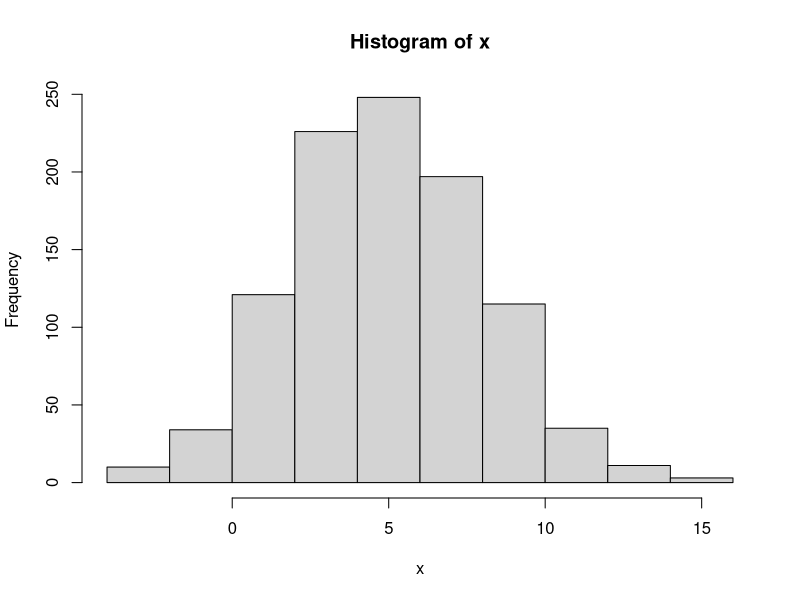

The R script that drew this image:
## ---- chunk 1
options(width = 999)
knitr::opts_chunk$set(
  warning = FALSE, message = FALSE,
  cache = FALSE, tidy = FALSE, size = "small")
## ---- chunk 2
# Get library locations containing R packages 
.libPaths()
# Get the info on all the packages installed 
installed.packages()[1:5, 1:3]
# Get all packages currently loaded in the R environment 
search() 
## ---- chunk 3
23 + sin(pi/2) 
abs(-10) + (17-3)^4
4 * exp(10) + sqrt(2) 
## ---- chunk 4
# Assignment using equal operator. 
var.1 = 34759

# Assignment using leftward operator. 
var.2 <-"learn R"

#Assignment using rightward operator. 
TRUE -> var.3 
## ---- chunk 5
print(var.1) 
cat("var.2 is ", var.2)
cat("var.3 is ", var.3 ,"\n") 
## ---- chunk 6
a <- 0
first.variable <- 1
SecondVariable <- 2
variable_2 <- 1 + first.variable
very_long_name.3 <- 4
## ---- chunk 7
a <- "Hello" 
cat("The class of var_x is", class(a),"\n")

a <- 34.5 
cat("  Now the class of var_x is ", class(a),"\n")

a <- 27L 
cat("   Next the class of var_x becomes ", class(a),"\n") 
## ---- chunk 8
print(ls()) 
## ---- chunk 9
# Create a vector with "combine"
x1 <- c(1, 3, 7:12) 
x2 <- c('apple', 'banana', 'watermelon')
# Look at content of a variable:
x1
print(x2)
## ---- chunk 10
# Including in () also prints content
(x3 <- 1:5)
## ---- chunk 11
# If mixed, on-character values are coerced 
# to character type 
(s <- c('apple', 123.56, 5, TRUE)) 
## ---- chunk 12
# Generate numerical sequence, e.g. sequence
# from 5 to 7 with 0.4 increment. 
(v <- seq(5, 7, by = 0.4))
## ---- chunk 13
days <- c("Sun","Mon","Tue","Wed","Thurs","Fri","Sat") 
(today <- days[5])

# Accessing vector elements using position. 
(weekend.days <- days[c(1, 7)])

# Accessing vector elements using negative indexing. 
(week.days <- days[c(-1,-7)])

# Accessing vector elements using logical indexing. 
(birthday <- days[c(F, F, F, F, T, F, F)])
## ---- chunk 14
# Comparisons (==,!=,>,>=,<,<=)
1 == 2

# Check whether number is even
# (%% is the modulus)
(5 %% 2) == 0

# Logical indexing
x <- seq(1,10)
x[(x%%2) == 0]
## ---- chunk 15
# Element-wise comparison
c(1,2,3) > c(3,2,1)

# Check whether numbers are even,
# one by one
(seq(1,4) %% 2) == 0

# Logical indexing
x <- seq(1,10)
x[x>=5]
## ---- chunk 16
# Create two vectors. 
v1 <- c(1,4,7,3,8,15) 
v2 <- c(12,9,4,11,0,8)

# Vector addition. 
(vec.sum <- v1+v2)

# Vector subtraction. 
(vec.difference <- v1-v2)

# Vector multiplication. 
(vec.product <- v1*v2)
## ---- chunk 17
# Vector division. 
(vec.ratio <- v1/v2)

# Vector concatenation
vec.concat <- c(v1, v2)
# Size of vector
length(vec.concat)
## ---- chunk 18
# Element-wise multiplication
v1 <- c(1,2,3,4,5,6,7,8,9,10)
v1 * 2
## ---- chunk 19
# Element-wise multiplication
v1 * c(1,2)
v1 + c(3, 7, 10)
## ---- chunk 20
# Elements are arranged sequentially by column. 
(N <- matrix(seq(1,20), nrow = 4, byrow = FALSE))
## ---- chunk 21
# Elements are arranged sequentially by row. 
(M <- matrix(seq(1,20), nrow = 5, byrow = TRUE))
## ---- chunk 22
# Define the column and row names. 
rownames <- c("row1", "row2", "row3") 
colnames <- c("col1", "col2", "col3", "col4", "col5") 
(P <- matrix(c(5:19), nrow = 3, byrow = TRUE, 
             dimnames = list(rownames, colnames))) 
P[2, 5] # the element in 2nd column and 5th row. 

P[2, ] # the 2nd row. 

P[, 3] # the 3rd column. 

## ---- chunk 23
P[c(3,2), ] # the 3rd and 2nd row. 

P[, c(3, 1)] # the 3rd and 1st column. 

P[1:2, 3:5] # Subset 1:2 row 3:5 column 
## ---- chunk 24
# Create two 2x3 matrices. 
(A <- matrix(c(3, 9, -1, 4, 2, 6), nrow = 2)) 
(B <- matrix(c(5, 2, 0, 9, 3, 4), nrow = 2))
A + B  # Element-wise sum; (A - B) difference
## ---- chunk 25
A * B  # Element-wise multiplication

A / B  # Element-wise division

t(A)   # Matrix transpose
## ---- chunk 26
# A is (2 x 3) and t(B) is (3 x 2)
A %*% t(B)     # (2 x 2)-matrix
## ---- chunk 27
# t(A) is (3 x 2) and B is (2 x 3)
t(A) %*% B    # (3 x 3)-matrix
## ---- chunk 28
row.names <- c("ROW1","ROW2","ROW3", "ROW4") 
column.names <- c("COL1","COL2","COL3") 
matrix.names <- c("Matrix1","Matrix2")

(arr <- array(
  seq(1, 24), dim = c(4,3,2), 
  dimnames = list(row.names, column.names,
matrix.names))) 
## ---- chunk 29
# Unnamed list
v <- c("Jan","Feb","Mar")
M <- matrix(c(1,2,3,4),nrow=2)
lst <- list("green", 12.3)
(u.list <- list(v, M, lst))
# Access 2nd element
u.list[[2]]
## ---- chunk 30
# Named list 
(n.list <- list(
  first = "Jane", last = "Doe", 
  gender = "Female", yearOfBirth = 1990)) 
# Access 3rd element
n.list[[3]]
# Access "yearOfBirth" element
n.list$yearOfBirth
## ---- chunk 31
# Create the data frame. 
employees <- data.frame(
  row.names = c("E1", "E2", "E3","E4", "E5"),
  name = c("Rick","Dan","Michelle","Ryan","Gary"), 
  salary = c(623.3,515.2,611.0,729.0,843.25), 
  start_date = as.Date(c("2012-01-01", "2013-09-23", "2014-11-15", "2014-05-11", "2015-03-27")),
  stringsAsFactors = FALSE ) 
# Print the data frame. 
employees
## ---- chunk 32
# Get the structure of the data frame. 
str(employees) 

# Print first few rows of the data frame. 
head(employees, 2) 
## ---- chunk 33
# Print statistical summary of the data frame.
summary(employees)
## ---- chunk 34
employees$name
employees[, c("name", "salary")]
## ---- chunk 35
employees[1, ]
employees[c(2, 3), ]
## ---- chunk 36
# Add the "dept" coulmn. 
employees$dept <- 
  c("IT","Operations","IT","HR","Finance") 
employees
## ---- chunk 37
# Create the second data frame 
new.employees <- data.frame(
  row.names = paste0("E", 6:8), 
  name = c("Rasmi","Pranab","Tusar"), 
  salary = c(578.0,722.5,632.8), 
  start_date = as.Date(c("2013-05-21","2013-07-30","2014-06-17")), 
  dept = c("IT","Operations","Fianance"), 
  stringsAsFactors = FALSE )

# Concatenate two data frames. 
(all.employees <- rbind(employees, new.employees)) 
## ---- chunk 38
days <- c("Mon", "Tue", "Wed", "Thu", "Fri", "Sat", "Sun")
is.factor(month.name) 
## ---- chunk 39
class(days) # Indeed these are strings of characters
## ---- chunk 40
( days <- factor(days) ) # Convert to factors
is.factor(days)
## ---- chunk 41
days.sample <- sample(days, 5)
days.sample
## ---- chunk 42
# Create factor with given levels
(days.sample <- factor(days.sample, levels = days)) 
## ---- chunk 43
# Create factor with ordered levels
(days.sample <- factor(days.sample, levels = days, ordered = TRUE)) 
## ---- chunk 44
day_names <- c("Monday", "Tuesday", "Wednesday", "Thursday", "Friday", "Saturday", "Sunday")
(days <- factor(days, levels = days, labels = day_names))
## ---- chunk 45
# Define a sequence of dates
x <- seq(from=as.Date("2018-01-01"),to=as.Date("2018-05-31"), by=1)
table(months(x)) 
## ---- chunk 46
Sys.Date()     # What day  is it? 
Sys.time()     # What time is it? 
## ---- chunk 47
# Number of days until the New Year. 
as.Date('2019-01-01') - Sys.Date() 
## ---- chunk 48
set.seed(123456)

sample(x = 20:100, size = 10) # Random integers

runif(5, min = 0, max = 1)    # Uniform distribution

rnorm(5, mean = 0, sd = 1)    # Normal distribution
## ---- chunk 49
v <- seq(1, 10)
sample(v, 5)                             # Sampling without replacement
month.name
sample(month.name, 10, replace = TRUE)   # Sampling with replacement
## ---- chunk 50
x <- sample(v, 1000, replace=TRUE)          # Random sample
table(x)
## ---- chunk 51
x <- rnorm(1000, mean = 5, sd = 3)
hist(x)
## ---- chunk 52
matrix(1:30, nrow = 5, byrow = FALSE)
## ---- chunk 53
set.seed(123)
data.frame(
  student = c("Alice", "Sarah", "Harry", "Ron", "Kate"),
  score = sample(80:100, 5),
  letter = sample(c("A","B"), 5, replace = TRUE),
  late = sample(c(T, F), 5, replace = TRUE)
)
